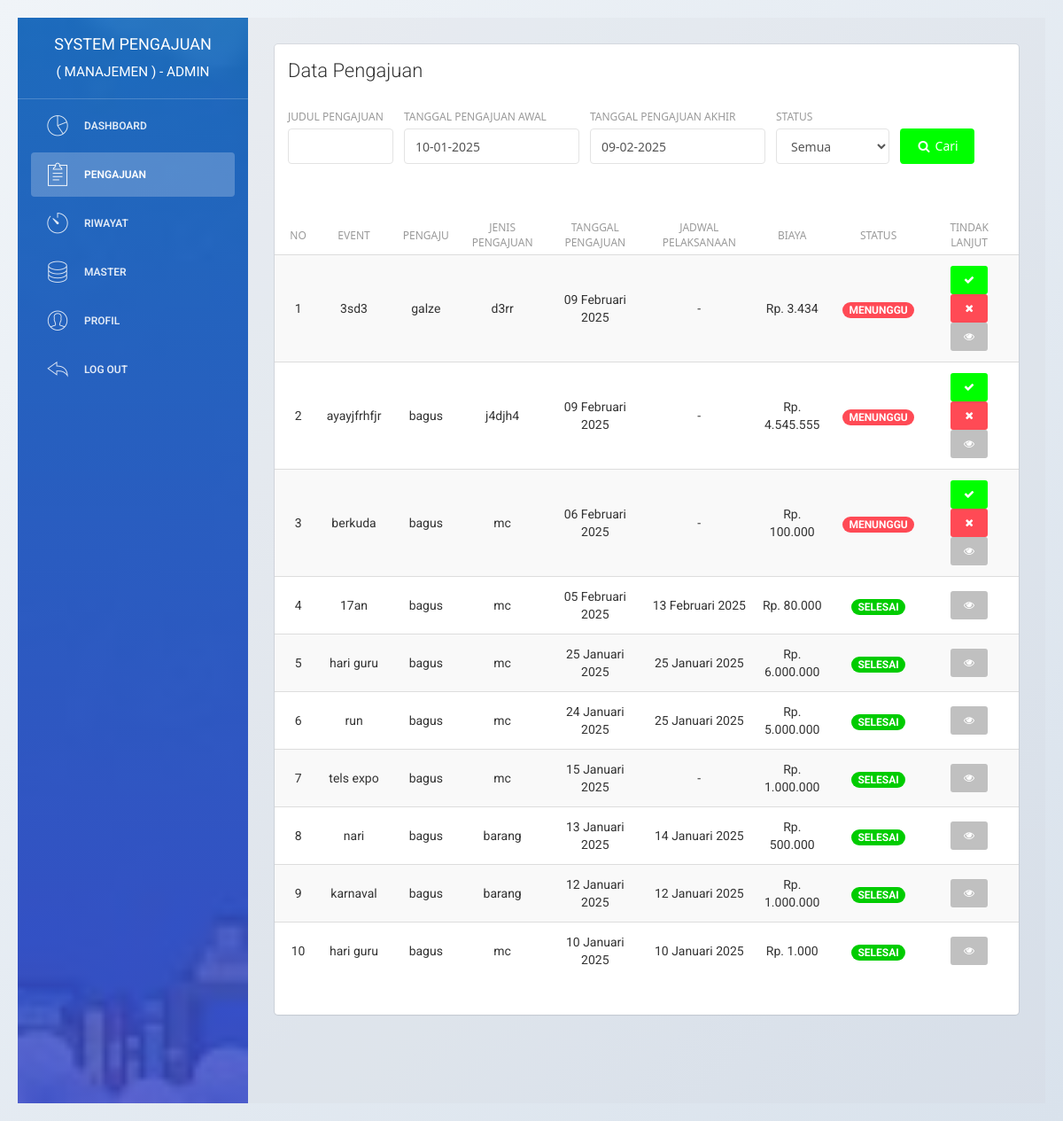
The app's page /admin/pengajuan.php (signed in) with its own data.
### tables this page shows
CREATE TABLE `user` (
  `id_user` int(11) NOT NULL,
  `username` varchar(225) NOT NULL,
  `email` varchar(225) NOT NULL,
  `password` varchar(225) NOT NULL,
  `nama_depan` varchar(225) NOT NULL,
  `nama_belakang` varchar(225) NOT NULL,
  `jk` enum('laki-laki','perempuan') NOT NULL,
  `no_hp` varchar(50) NOT NULL,
  `alamat` text NOT NULL,
  `role` enum('manajemen','tim') NOT NULL,
  `pembuatan_akun` date NOT NULL,
  `update_akun` date NOT NULL
);

CREATE TABLE `pengajuan` (
  `id_pengajuan` int(11) NOT NULL,
  `event` varchar(225) NOT NULL,
  `id_user` int(11) NOT NULL,
  `id_jenis_pengajuan` bigint(11) NOT NULL,
  `jenis_pengajuan` varchar(255) NOT NULL,
  `tanggal_pengajuan` date NOT NULL,
  `biaya` int(225) NOT NULL,
  `alasan` text NOT NULL,
  `keterangan` text NOT NULL,
  `jadwal_pelaksanaan` date NOT NULL,
  `catatan` text NOT NULL,
  `status` enum('menunggu','proses','selesai') NOT NULL,
  `update_pengajuan` date NOT NULL,
  `estimasi_waktu` text NOT NULL
);

### admin/pengajuan.php (the view, shortened to what the rows shown need)
<?php
include '../system/koneksi.php';
function tanggal_indo($tanggal)
{
    $bulan = array(
        1 => 'Januari',
        'Februari',
        'Maret',
        'April',
        'Mei',
        'Juni',
        'Juli',
        'Agustus',
        'September',
        'Oktober',
        'November',
        'Desember'
    );
    $split = explode('-', $tanggal);
    return $split[2] . ' ' . $bulan[(int) $split[1]] . ' ' . $split[0];
}
?>
<!doctype html>
<html lang="en">
<head>
    <link href="../assets/css/bootstrap.min.css" rel="stylesheet" />
    <link href="../assets/css/animate.min.css" rel="stylesheet" />
    <link href="../assets/css/light-bootstrap-dashboard.css" rel="stylesheet" />
    <link href="../assets/css/demo.css" rel="stylesheet" />
    <link href="http://maxcdn.bootstrapcdn.com/font-awesome/4.2.0/css/font-awesome.min.css" rel="stylesheet">
    <link href="../assets/css/pe-icon-7-stroke.css" rel="stylesheet" />
    <link rel="stylesheet" href="../assets/dist/sweetalert.css">
    <link rel="stylesheet" href="//code.jquery.com/ui/1.12.1/themes/base/jquery-ui.css">
    <link rel="stylesheet" href="../assets/css/datepicker.css">
</head>
<body>
    <div class="wrapper">
        <div class="sidebar" data-color="blue" data-image="../assets/img/sidebar1.jpg">
            <div class="sidebar-wrapper">
                <div class="logo">
                    <a href="index" class="simple-text">
                        <?php
                        $query_login = "SELECT * FROM user WHERE email ='$_SESSION[email]'";
                        $result_login = mysqli_query($con, $query_login);
                        $data_login = mysqli_fetch_assoc($result_login);
                        $username = $data_login["username"];
                        ?>
                        System Pengajuan<br><small>( MANAJEMEN ) - <?php echo $username ?></small>
                    </a>
                </div>
            </div>
        </div>
        <div class="main-panel">
            <div class="content">
                <div class="container-fluid">
                    <div class="row">
                        <div class="col-md-12">
                            <div class="card">
                                <div class="content table-responsive table-full-width">
                                    <?php
                                    if (isset($_GET['judul'])) {
                                        $pengajuan = ($_GET["judul"]);
                                        $first = date_create(($_GET["tanggal_awal"]));
                                        $lass = date_create(($_GET["tanggal_akhir"]));
                                        $awal = date_format($first, "Y-m-d");
                                        $akhir = date_format($lass, "Y-m-d");
                                        $sts = ($_GET["status"]);
                                        if ($sts == "semua") {
                                            $status = "";
                                        } else {
                                            $status = $sts;
                                        }
                                        if ($pengajuan == "") {
                                            $query = "SELECT a.id_pengajuan, a.event, a.id_user, b.username, a.id_jenis_pengajuan,
                                                    a.jenis_pengajuan, a.tanggal_pengajuan, a.jadwal_pelaksanaan, a.biaya, a.status,
                                                    a.estimasi_waktu
                                                    FROM pengajuan AS a
                                                    INNER JOIN user AS b
                                                    INNER JOIN jenis_pengajuan AS c
                                                    WHERE a.id_user = b.id_user
                                                    AND a.id_jenis_pengajuan = a.id_jenis_pengajuan
                                                    AND (a.tanggal_pengajuan BETWEEN '$awal' AND '$akhir')
                                                    AND a.status like '%$status%'
                                                    ORDER BY a.id_pengajuan DESC";
                                        } else {
                                            $query = "SELECT a.id_pengajuan, a.event, a.id_user, b.username, a.id_jenis_pengajuan,
                                                    a.jenis_pengajuan, a.tanggal_pengajuan, a.jadwal_pelaksanaan, a.biaya, a.status,
                                                    a.estimasi_waktu
                                                    FROM pengajuan AS a
                                                    INNER JOIN user AS b
                                                    INNER JOIN jenis_pengajuan AS c
                                                    WHERE a.id_user = b.id_user
                                                    AND a.id_jenis_pengajuan = a.id_jenis_pengajuan
                                                    AND a.event like '%$pengajuan%'
                                                    AND (a.tanggal_pengajuan BETWEEN '$awal' AND '$akhir')
                                                    AND a.status like '%$status%'
                                                    ORDER BY a.id_pengajuan DESC";
                                        }
                                    } else {
                                        $query = "SELECT a.id_pengajuan, a.event, a.id_user, b.username, a.id_jenis_pengajuan,
                                                a.jenis_pengajuan, a.tanggal_pengajuan, a.jadwal_pelaksanaan, a.biaya, a.status,
                                                a.estimasi_waktu
                                                FROM pengajuan AS a
                                                INNER JOIN user AS b
                                                INNER JOIN jenis_pengajuan AS c
                                                WHERE a.id_user = b.id_user
                                                AND a.id_jenis_pengajuan = a.id_jenis_pengajuan
                                                ORDER BY a.id_pengajuan DESC";
                                    }
                                    $result = mysqli_query($con, $query);
                                    if ($result->num_rows == 0) {
                                        echo '<div class="content table-responsive table-full-width">
                                        <table class="table table-hover table-striped">
                                            <thead>
                                                <th>No</th>
                                                <th>Event</th>
                                                <th>Pengaju</th>
                                                <th>Jenis</th>
                                                <th>Tanggal Pengajuan</th>
                                                <th>Jadwal Pelaksanaan</th>
                                                <th>Biaya</th>
                                                <th>Status</th>
                                                <th>Tindak Lanjut</th>
                                            </thead>
                                            <tbody>
                                                <tr>
                                                    <td colspan="9" align="center">
                                                        Anda tidak memiliki pengajuan
                                                        <br>
                                                        <a href="pengajuan">
                                                            <button type="button" class="btn btn-primary btn-fill btn-sm">
                                                                <i class="fa fa-refresh"></i> Refresh data
                                                            </button>
                                                        </a>
                                                    </td>
                                                </tr>
                                            </tbody>
                                        </table>
                                    </div>';
                                    } else {
                                        $no = 1;
                                        echo '<div class="content table-responsive table-full-width">
                                        <table class="table table-hover table-striped table-paginate">
                                            <thead>
                                                <tr>
                                                    <th align="center">No</th>
                                                    <th align="center">Event</th>
                                                    <th align="center">Pengaju</th>
                                                    <th align="center">Jenis Pengajuan</th>
                                                    <th align="center">Tanggal Pengajuan</th>
                                                    <th align="center">Jadwal Pelaksanaan</th>
                                                    <th align="center">Biaya</th>
                                                    <th align="center">Status</th>
                                                    <th align="center">Tindak Lanjut</th>
                                                </tr>
                                            </thead>
                                            <tbody>';
                                        while ($data = mysqli_fetch_assoc($result)) {
                                            echo '<tr>
                                                <td align="center">' . $no . '</td>
                                                <td align="center">' . $data['event'] . '</td>
                                                <td align="center">' . $data['username'] . '</td>
                                                <td align="center">' . $data['jenis_pengajuan'] . '</td>
                                                <td align="center">' . tanggal_indo($data['tanggal_pengajuan']) . '</td>
                                                <td align="center">' . ($data['jadwal_pelaksanaan'] != '0000-00-00' ? tanggal_indo($data['jadwal_pelaksanaan']) : '-') . '</td>
                                                <td align="center">Rp. ' . number_format($data['biaya'], 0, ',', '.') . '</td>
                                                <td align="center">';
                                            if ($data['status'] == "menunggu") {
                                                echo '<span class="badge menunggu upper">' . $data['status'] . '</span>';
                                            } else if ($data['status'] == "proses") {
                                                echo '<span>estimasi waktu : ' . $data['estimasi_waktu'] . ' hari </span><br>';
                                                echo '<span class="badge proses upper">' . $data['status'] . '</span>';
                                            } else {
                                                echo '<span class="badge selesai upper">' . $data['status'] . '</span>';
                                            }
                                            echo '</td>
                                                <td align="center">';
                                            if ($data['status'] == "menunggu") {
                                                echo '<button onclick="pengajuanditerima(' . $data['id_pengajuan'] . ')" type="button" class="btn btn-primary btn-fill btn-sm">
                                                        <i class="fa fa-check"></i>
                                                    </button>
                                                    <button onclick="pengajuanditolak(' . $data['id_pengajuan'] . ')" type="button" class="btn btn-danger btn-fill btn-sm">
                                                        <i class="fa fa-close"></i>
                                                    </button>
                                                    <a href="detail_pengajuan?id=' . $data['id_pengajuan'] . '">
                                                        <button type="button" class="btn btn-info btn-fill btn-sm">
                                                            <i class="fa fa-eye"></i>
                                                        </button>
                                                    </a>';
                                            } else if ($data['status'] == "selesai") {
                                                echo '<a href="detail_pengajuan?id=' . $data['id_pengajuan'] . '">
                                                        <button type="button" class="btn btn-info btn-fill btn-sm">
                                                            <i class="fa fa-eye"></i>
                                                        </button>
                                                    </a>';
                                            }
                                            echo '</td>
                                                </tr>';
                                            $no++;
                                        }
                                        echo '</tbody>
                                            </table>
                                        </div>';
                                    }
                                    ?>
                                </div>
                            </div>
                        </div>
                    </div>
                </div>
            </div>
        </div>
    </div>
</body>
</html>

### records on screen
user: username "ADMIN"
pengajuan: event "3sd3", id_user.username "galze", jenis_pengajuan "d3rr", tanggal_pengajuan "09 Februari 2025", biaya "3.434", status "MENUNGGU"
pengajuan: event "ayayjfrhfjr", id_user.username "bagus", jenis_pengajuan "j4djh4", tanggal_pengajuan "09 Februari 2025", biaya "4.545.555", status "MENUNGGU"
pengajuan: event "berkuda", id_user.username "bagus", jenis_pengajuan "mc", tanggal_pengajuan "06 Februari 2025", biaya "100.000", status "MENUNGGU"
pengajuan: event "17an", id_user.username "bagus", jenis_pengajuan "mc", tanggal_pengajuan "05 Februari 2025", jadwal_pelaksanaan "13 Februari 2025", biaya "80.000", status "SELESAI"
pengajuan: event "hari guru", id_user.username "bagus", jenis_pengajuan "mc", tanggal_pengajuan "25 Januari 2025", jadwal_pelaksanaan "25 Januari 2025", biaya "6.000.000", status "SELESAI"
pengajuan: event "run", id_user.username "bagus", jenis_pengajuan "mc", tanggal_pengajuan "24 Januari 2025", jadwal_pelaksanaan "25 Januari 2025", biaya "5.000.000", status "SELESAI"
pengajuan: event "tels expo", id_user.username "bagus", jenis_pengajuan "mc", tanggal_pengajuan "15 Januari 2025", biaya "1.000.000", status "SELESAI"
pengajuan: event "nari", id_user.username "bagus", jenis_pengajuan "barang", tanggal_pengajuan "13 Januari 2025", jadwal_pelaksanaan "14 Januari 2025", biaya "500.000", status "SELESAI"
pengajuan: event "karnaval", id_user.username "bagus", jenis_pengajuan "barang", tanggal_pengajuan "12 Januari 2025", jadwal_pelaksanaan "12 Januari 2025", biaya "1.000.000", status "SELESAI"
pengajuan: event "hari guru", id_user.username "bagus", jenis_pengajuan "mc", tanggal_pengajuan "10 Januari 2025", jadwal_pelaksanaan "10 Januari 2025", biaya "1.000", status "SELESAI"
